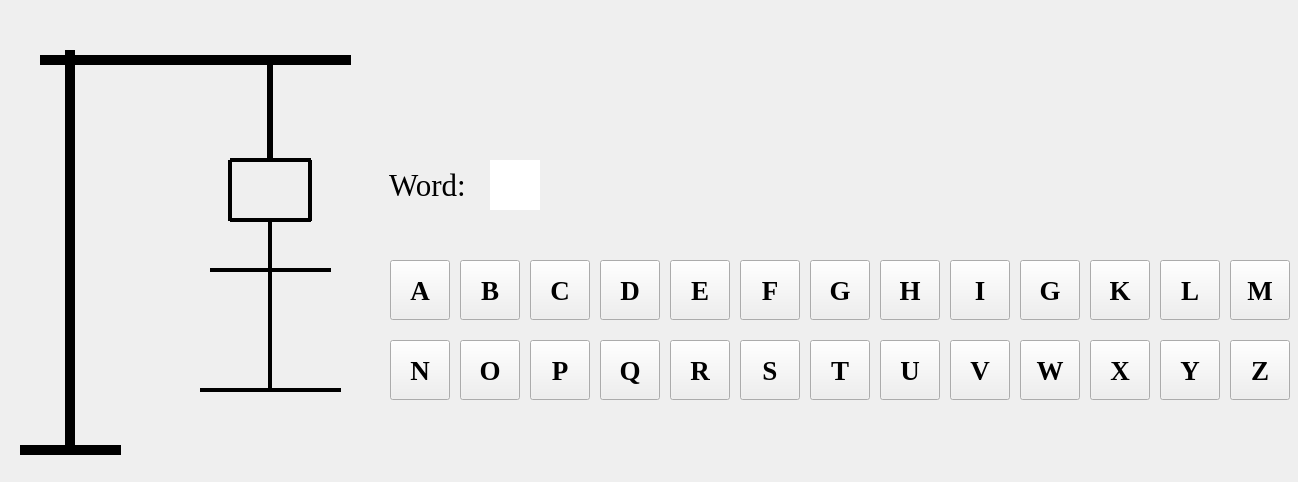
<?xml version="1.0" encoding="UTF-8"?>
<ui version="4.0">
 <class>Gamer2</class>
 <widget class="QMainWindow" name="Gamer2">
  <property name="geometry">
   <rect>
    <x>0</x>
    <y>0</y>
    <width>1298</width>
    <height>482</height>
   </rect>
  </property>
  <property name="windowTitle">
   <string>MainWindow</string>
  </property>
  <widget class="QWidget" name="centralwidget">
   <widget class="QLabel" name="label">
    <property name="geometry">
     <rect>
      <x>389</x>
      <y>165</y>
      <width>91</width>
      <height>41</height>
     </rect>
    </property>
    <property name="font">
     <font>
      <family>Times New Roman</family>
      <pointsize>23</pointsize>
      <weight>50</weight>
      <italic>false</italic>
      <bold>false</bold>
      <underline>false</underline>
      <strikeout>false</strikeout>
      <kerning>true</kerning>
     </font>
    </property>
    <property name="cursor">
     <cursorShape>ArrowCursor</cursorShape>
    </property>
    <property name="frameShape">
     <enum>QFrame::NoFrame</enum>
    </property>
    <property name="frameShadow">
     <enum>QFrame::Plain</enum>
    </property>
    <property name="lineWidth">
     <number>1</number>
    </property>
    <property name="text">
     <string>Word:</string>
    </property>
    <property name="textFormat">
     <enum>Qt::AutoText</enum>
    </property>
   </widget>
   <widget class="Line" name="body">
    <property name="geometry">
     <rect>
      <x>260</x>
      <y>220</y>
      <width>20</width>
      <height>171</height>
     </rect>
    </property>
    <property name="frameShadow">
     <enum>QFrame::Plain</enum>
    </property>
    <property name="lineWidth">
     <number>4</number>
    </property>
    <property name="orientation">
     <enum>Qt::Vertical</enum>
    </property>
   </widget>
   <widget class="Line" name="column_3">
    <property name="geometry">
     <rect>
      <x>40</x>
      <y>50</y>
      <width>311</width>
      <height>20</height>
     </rect>
    </property>
    <property name="frameShadow">
     <enum>QFrame::Plain</enum>
    </property>
    <property name="lineWidth">
     <number>10</number>
    </property>
    <property name="midLineWidth">
     <number>0</number>
    </property>
    <property name="orientation">
     <enum>Qt::Horizontal</enum>
    </property>
   </widget>
   <widget class="Line" name="rope">
    <property name="geometry">
     <rect>
      <x>260</x>
      <y>60</y>
      <width>20</width>
      <height>101</height>
     </rect>
    </property>
    <property name="frameShadow">
     <enum>QFrame::Plain</enum>
    </property>
    <property name="lineWidth">
     <number>6</number>
    </property>
    <property name="orientation">
     <enum>Qt::Vertical</enum>
    </property>
   </widget>
   <widget class="Line" name="head_4">
    <property name="geometry">
     <rect>
      <x>300</x>
      <y>160</y>
      <width>20</width>
      <height>61</height>
     </rect>
    </property>
    <property name="frameShadow">
     <enum>QFrame::Plain</enum>
    </property>
    <property name="lineWidth">
     <number>4</number>
    </property>
    <property name="orientation">
     <enum>Qt::Vertical</enum>
    </property>
   </widget>
   <widget class="Line" name="column_1">
    <property name="geometry">
     <rect>
      <x>20</x>
      <y>440</y>
      <width>101</width>
      <height>20</height>
     </rect>
    </property>
    <property name="frameShadow">
     <enum>QFrame::Plain</enum>
    </property>
    <property name="lineWidth">
     <number>10</number>
    </property>
    <property name="midLineWidth">
     <number>0</number>
    </property>
    <property name="orientation">
     <enum>Qt::Horizontal</enum>
    </property>
   </widget>
   <widget class="Line" name="head_2">
    <property name="geometry">
     <rect>
      <x>220</x>
      <y>160</y>
      <width>20</width>
      <height>61</height>
     </rect>
    </property>
    <property name="frameShadow">
     <enum>QFrame::Plain</enum>
    </property>
    <property name="lineWidth">
     <number>4</number>
    </property>
    <property name="orientation">
     <enum>Qt::Vertical</enum>
    </property>
   </widget>
   <widget class="Line" name="head_3">
    <property name="geometry">
     <rect>
      <x>230</x>
      <y>210</y>
      <width>81</width>
      <height>20</height>
     </rect>
    </property>
    <property name="frameShadow">
     <enum>QFrame::Plain</enum>
    </property>
    <property name="lineWidth">
     <number>4</number>
    </property>
    <property name="orientation">
     <enum>Qt::Horizontal</enum>
    </property>
   </widget>
   <widget class="Line" name="head_1">
    <property name="geometry">
     <rect>
      <x>230</x>
      <y>150</y>
      <width>81</width>
      <height>20</height>
     </rect>
    </property>
    <property name="frameShadow">
     <enum>QFrame::Plain</enum>
    </property>
    <property name="lineWidth">
     <number>4</number>
    </property>
    <property name="orientation">
     <enum>Qt::Horizontal</enum>
    </property>
   </widget>
   <widget class="Line" name="column_2">
    <property name="enabled">
     <bool>true</bool>
    </property>
    <property name="geometry">
     <rect>
      <x>60</x>
      <y>50</y>
      <width>20</width>
      <height>401</height>
     </rect>
    </property>
    <property name="frameShadow">
     <enum>QFrame::Plain</enum>
    </property>
    <property name="lineWidth">
     <number>10</number>
    </property>
    <property name="orientation">
     <enum>Qt::Vertical</enum>
    </property>
   </widget>
   <widget class="Line" name="legs">
    <property name="geometry">
     <rect>
      <x>200</x>
      <y>380</y>
      <width>141</width>
      <height>20</height>
     </rect>
    </property>
    <property name="frameShadow">
     <enum>QFrame::Plain</enum>
    </property>
    <property name="lineWidth">
     <number>4</number>
    </property>
    <property name="orientation">
     <enum>Qt::Horizontal</enum>
    </property>
   </widget>
   <widget class="Line" name="hands">
    <property name="geometry">
     <rect>
      <x>210</x>
      <y>260</y>
      <width>121</width>
      <height>20</height>
     </rect>
    </property>
    <property name="frameShadow">
     <enum>QFrame::Plain</enum>
    </property>
    <property name="lineWidth">
     <number>4</number>
    </property>
    <property name="orientation">
     <enum>Qt::Horizontal</enum>
    </property>
   </widget>
   <widget class="QPushButton" name="pushButton_1">
    <property name="enabled">
     <bool>true</bool>
    </property>
    <property name="geometry">
     <rect>
      <x>390</x>
      <y>260</y>
      <width>60</width>
      <height>60</height>
     </rect>
    </property>
    <property name="font">
     <font>
      <family>Times New Roman</family>
      <pointsize>20</pointsize>
      <weight>75</weight>
      <bold>true</bold>
     </font>
    </property>
    <property name="text">
     <string>A</string>
    </property>
   </widget>
   <widget class="QPushButton" name="pushButton_2">
    <property name="enabled">
     <bool>true</bool>
    </property>
    <property name="geometry">
     <rect>
      <x>460</x>
      <y>260</y>
      <width>60</width>
      <height>60</height>
     </rect>
    </property>
    <property name="font">
     <font>
      <family>Times New Roman</family>
      <pointsize>20</pointsize>
      <weight>75</weight>
      <bold>true</bold>
     </font>
    </property>
    <property name="text">
     <string>B</string>
    </property>
   </widget>
   <widget class="QPushButton" name="pushButton_3">
    <property name="enabled">
     <bool>true</bool>
    </property>
    <property name="geometry">
     <rect>
      <x>530</x>
      <y>260</y>
      <width>60</width>
      <height>60</height>
     </rect>
    </property>
    <property name="font">
     <font>
      <family>Times New Roman</family>
      <pointsize>20</pointsize>
      <weight>75</weight>
      <bold>true</bold>
     </font>
    </property>
    <property name="text">
     <string>C</string>
    </property>
   </widget>
   <widget class="QPushButton" name="pushButton_4">
    <property name="enabled">
     <bool>true</bool>
    </property>
    <property name="geometry">
     <rect>
      <x>600</x>
      <y>260</y>
      <width>60</width>
      <height>60</height>
     </rect>
    </property>
    <property name="font">
     <font>
      <family>Times New Roman</family>
      <pointsize>20</pointsize>
      <weight>75</weight>
      <bold>true</bold>
     </font>
    </property>
    <property name="text">
     <string>D</string>
    </property>
   </widget>
   <widget class="QPushButton" name="pushButton_5">
    <property name="enabled">
     <bool>true</bool>
    </property>
    <property name="geometry">
     <rect>
      <x>670</x>
      <y>260</y>
      <width>60</width>
      <height>60</height>
     </rect>
    </property>
    <property name="font">
     <font>
      <family>Times New Roman</family>
      <pointsize>20</pointsize>
      <weight>75</weight>
      <bold>true</bold>
     </font>
    </property>
    <property name="text">
     <string>E</string>
    </property>
   </widget>
   <widget class="QPushButton" name="pushButton_6">
    <property name="enabled">
     <bool>true</bool>
    </property>
    <property name="geometry">
     <rect>
      <x>740</x>
      <y>260</y>
      <width>60</width>
      <height>60</height>
     </rect>
    </property>
    <property name="font">
     <font>
      <family>Times New Roman</family>
      <pointsize>20</pointsize>
      <weight>75</weight>
      <bold>true</bold>
     </font>
    </property>
    <property name="text">
     <string>F</string>
    </property>
   </widget>
   <widget class="QPushButton" name="pushButton_7">
    <property name="enabled">
     <bool>true</bool>
    </property>
    <property name="geometry">
     <rect>
      <x>810</x>
      <y>260</y>
      <width>60</width>
      <height>60</height>
     </rect>
    </property>
    <property name="font">
     <font>
      <family>Times New Roman</family>
      <pointsize>20</pointsize>
      <weight>75</weight>
      <bold>true</bold>
     </font>
    </property>
    <property name="text">
     <string>G</string>
    </property>
   </widget>
   <widget class="QPushButton" name="pushButton_8">
    <property name="enabled">
     <bool>true</bool>
    </property>
    <property name="geometry">
     <rect>
      <x>880</x>
      <y>260</y>
      <width>60</width>
      <height>60</height>
     </rect>
    </property>
    <property name="font">
     <font>
      <family>Times New Roman</family>
      <pointsize>20</pointsize>
      <weight>75</weight>
      <bold>true</bold>
     </font>
    </property>
    <property name="text">
     <string>H</string>
    </property>
   </widget>
   <widget class="QPushButton" name="pushButton_9">
    <property name="enabled">
     <bool>true</bool>
    </property>
    <property name="geometry">
     <rect>
      <x>950</x>
      <y>260</y>
      <width>60</width>
      <height>60</height>
     </rect>
    </property>
    <property name="font">
     <font>
      <family>Times New Roman</family>
      <pointsize>20</pointsize>
      <weight>75</weight>
      <bold>true</bold>
     </font>
    </property>
    <property name="text">
     <string>I</string>
    </property>
   </widget>
   <widget class="QPushButton" name="pushButton_10">
    <property name="enabled">
     <bool>true</bool>
    </property>
    <property name="geometry">
     <rect>
      <x>1020</x>
      <y>260</y>
      <width>60</width>
      <height>60</height>
     </rect>
    </property>
    <property name="font">
     <font>
      <family>Times New Roman</family>
      <pointsize>20</pointsize>
      <weight>75</weight>
      <bold>true</bold>
     </font>
    </property>
    <property name="text">
     <string>G</string>
    </property>
   </widget>
   <widget class="QPushButton" name="pushButton_11">
    <property name="enabled">
     <bool>true</bool>
    </property>
    <property name="geometry">
     <rect>
      <x>1090</x>
      <y>260</y>
      <width>60</width>
      <height>60</height>
     </rect>
    </property>
    <property name="font">
     <font>
      <family>Times New Roman</family>
      <pointsize>20</pointsize>
      <weight>75</weight>
      <bold>true</bold>
     </font>
    </property>
    <property name="text">
     <string>K</string>
    </property>
   </widget>
   <widget class="QPushButton" name="pushButton_12">
    <property name="enabled">
     <bool>true</bool>
    </property>
    <property name="geometry">
     <rect>
      <x>1160</x>
      <y>260</y>
      <width>60</width>
      <height>60</height>
     </rect>
    </property>
    <property name="font">
     <font>
      <family>Times New Roman</family>
      <pointsize>20</pointsize>
      <weight>75</weight>
      <bold>true</bold>
     </font>
    </property>
    <property name="text">
     <string>L</string>
    </property>
   </widget>
   <widget class="QPushButton" name="pushButton_17">
    <property name="enabled">
     <bool>true</bool>
    </property>
    <property name="geometry">
     <rect>
      <x>600</x>
      <y>340</y>
      <width>60</width>
      <height>60</height>
     </rect>
    </property>
    <property name="font">
     <font>
      <family>Times New Roman</family>
      <pointsize>20</pointsize>
      <weight>75</weight>
      <bold>true</bold>
     </font>
    </property>
    <property name="text">
     <string>Q</string>
    </property>
   </widget>
   <widget class="QPushButton" name="pushButton_18">
    <property name="enabled">
     <bool>true</bool>
    </property>
    <property name="geometry">
     <rect>
      <x>670</x>
      <y>340</y>
      <width>60</width>
      <height>60</height>
     </rect>
    </property>
    <property name="font">
     <font>
      <family>Times New Roman</family>
      <pointsize>20</pointsize>
      <weight>75</weight>
      <bold>true</bold>
     </font>
    </property>
    <property name="text">
     <string>R</string>
    </property>
   </widget>
   <widget class="QPushButton" name="pushButton_15">
    <property name="enabled">
     <bool>true</bool>
    </property>
    <property name="geometry">
     <rect>
      <x>460</x>
      <y>340</y>
      <width>60</width>
      <height>60</height>
     </rect>
    </property>
    <property name="font">
     <font>
      <family>Times New Roman</family>
      <pointsize>20</pointsize>
      <weight>75</weight>
      <bold>true</bold>
     </font>
    </property>
    <property name="text">
     <string>O</string>
    </property>
   </widget>
   <widget class="QPushButton" name="pushButton_16">
    <property name="enabled">
     <bool>true</bool>
    </property>
    <property name="geometry">
     <rect>
      <x>530</x>
      <y>340</y>
      <width>60</width>
      <height>60</height>
     </rect>
    </property>
    <property name="font">
     <font>
      <family>Times New Roman</family>
      <pointsize>20</pointsize>
      <weight>75</weight>
      <bold>true</bold>
     </font>
    </property>
    <property name="text">
     <string>P</string>
    </property>
   </widget>
   <widget class="QPushButton" name="pushButton_14">
    <property name="enabled">
     <bool>true</bool>
    </property>
    <property name="geometry">
     <rect>
      <x>390</x>
      <y>340</y>
      <width>60</width>
      <height>60</height>
     </rect>
    </property>
    <property name="font">
     <font>
      <family>Times New Roman</family>
      <pointsize>20</pointsize>
      <weight>75</weight>
      <bold>true</bold>
     </font>
    </property>
    <property name="text">
     <string>N</string>
    </property>
   </widget>
   <widget class="QPushButton" name="pushButton_13">
    <property name="enabled">
     <bool>true</bool>
    </property>
    <property name="geometry">
     <rect>
      <x>1230</x>
      <y>260</y>
      <width>60</width>
      <height>60</height>
     </rect>
    </property>
    <property name="font">
     <font>
      <family>Times New Roman</family>
      <pointsize>20</pointsize>
      <weight>75</weight>
      <bold>true</bold>
     </font>
    </property>
    <property name="text">
     <string>M</string>
    </property>
   </widget>
   <widget class="QPushButton" name="pushButton_23">
    <property name="enabled">
     <bool>true</bool>
    </property>
    <property name="geometry">
     <rect>
      <x>1020</x>
      <y>340</y>
      <width>60</width>
      <height>60</height>
     </rect>
    </property>
    <property name="font">
     <font>
      <family>Times New Roman</family>
      <pointsize>20</pointsize>
      <weight>75</weight>
      <bold>true</bold>
     </font>
    </property>
    <property name="text">
     <string>W</string>
    </property>
   </widget>
   <widget class="QPushButton" name="pushButton_24">
    <property name="enabled">
     <bool>true</bool>
    </property>
    <property name="geometry">
     <rect>
      <x>1090</x>
      <y>340</y>
      <width>60</width>
      <height>60</height>
     </rect>
    </property>
    <property name="font">
     <font>
      <family>Times New Roman</family>
      <pointsize>20</pointsize>
      <weight>75</weight>
      <bold>true</bold>
     </font>
    </property>
    <property name="text">
     <string>X</string>
    </property>
   </widget>
   <widget class="QPushButton" name="pushButton_26">
    <property name="enabled">
     <bool>true</bool>
    </property>
    <property name="geometry">
     <rect>
      <x>1230</x>
      <y>340</y>
      <width>60</width>
      <height>60</height>
     </rect>
    </property>
    <property name="font">
     <font>
      <family>Times New Roman</family>
      <pointsize>20</pointsize>
      <weight>75</weight>
      <bold>true</bold>
     </font>
    </property>
    <property name="text">
     <string>Z</string>
    </property>
   </widget>
   <widget class="QPushButton" name="pushButton_21">
    <property name="enabled">
     <bool>true</bool>
    </property>
    <property name="geometry">
     <rect>
      <x>880</x>
      <y>340</y>
      <width>60</width>
      <height>60</height>
     </rect>
    </property>
    <property name="font">
     <font>
      <family>Times New Roman</family>
      <pointsize>20</pointsize>
      <weight>75</weight>
      <bold>true</bold>
     </font>
    </property>
    <property name="text">
     <string>U</string>
    </property>
   </widget>
   <widget class="QPushButton" name="pushButton_22">
    <property name="enabled">
     <bool>true</bool>
    </property>
    <property name="geometry">
     <rect>
      <x>950</x>
      <y>340</y>
      <width>60</width>
      <height>60</height>
     </rect>
    </property>
    <property name="font">
     <font>
      <family>Times New Roman</family>
      <pointsize>20</pointsize>
      <weight>75</weight>
      <bold>true</bold>
     </font>
    </property>
    <property name="text">
     <string>V</string>
    </property>
   </widget>
   <widget class="QPushButton" name="pushButton_20">
    <property name="enabled">
     <bool>true</bool>
    </property>
    <property name="geometry">
     <rect>
      <x>810</x>
      <y>340</y>
      <width>60</width>
      <height>60</height>
     </rect>
    </property>
    <property name="font">
     <font>
      <family>Times New Roman</family>
      <pointsize>20</pointsize>
      <weight>75</weight>
      <bold>true</bold>
     </font>
    </property>
    <property name="text">
     <string>T</string>
    </property>
   </widget>
   <widget class="QPushButton" name="pushButton_19">
    <property name="enabled">
     <bool>true</bool>
    </property>
    <property name="geometry">
     <rect>
      <x>740</x>
      <y>340</y>
      <width>60</width>
      <height>60</height>
     </rect>
    </property>
    <property name="font">
     <font>
      <family>Times New Roman</family>
      <pointsize>20</pointsize>
      <weight>75</weight>
      <bold>true</bold>
     </font>
    </property>
    <property name="text">
     <string>S</string>
    </property>
   </widget>
   <widget class="QPushButton" name="pushButton_25">
    <property name="enabled">
     <bool>true</bool>
    </property>
    <property name="geometry">
     <rect>
      <x>1160</x>
      <y>340</y>
      <width>60</width>
      <height>60</height>
     </rect>
    </property>
    <property name="font">
     <font>
      <family>Times New Roman</family>
      <pointsize>20</pointsize>
      <weight>75</weight>
      <bold>true</bold>
     </font>
    </property>
    <property name="text">
     <string>Y</string>
    </property>
   </widget>
   <widget class="QLabel" name="word">
    <property name="geometry">
     <rect>
      <x>490</x>
      <y>160</y>
      <width>50</width>
      <height>50</height>
     </rect>
    </property>
    <property name="font">
     <font>
      <pointsize>20</pointsize>
     </font>
    </property>
    <property name="styleSheet">
     <string notr="true">background-color: white
</string>
    </property>
    <property name="text">
     <string/>
    </property>
   </widget>
  </widget>
 </widget>
 <resources/>
 <connections/>
</ui>
